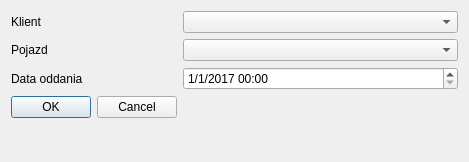
<?xml version="1.0" encoding="UTF-8"?>
<ui version="4.0">
 <class>NewRent</class>
 <widget class="QDialog" name="NewRent">
  <property name="geometry">
   <rect>
    <x>0</x>
    <y>0</y>
    <width>469</width>
    <height>162</height>
   </rect>
  </property>
  <property name="windowTitle">
   <string>Dodaj wypożyczenie</string>
  </property>
  <layout class="QFormLayout" name="formLayout">
   <item row="4" column="0">
    <widget class="QDialogButtonBox" name="buttonBox">
     <property name="orientation">
      <enum>Qt::Horizontal</enum>
     </property>
     <property name="standardButtons">
      <set>QDialogButtonBox::Cancel|QDialogButtonBox::Ok</set>
     </property>
    </widget>
   </item>
   <item row="1" column="0">
    <widget class="QLabel" name="label">
     <property name="text">
      <string>Klient</string>
     </property>
    </widget>
   </item>
   <item row="1" column="1">
    <widget class="QComboBox" name="clients"/>
   </item>
   <item row="2" column="0">
    <widget class="QLabel" name="label_2">
     <property name="text">
      <string>Pojazd</string>
     </property>
    </widget>
   </item>
   <item row="2" column="1">
    <widget class="QComboBox" name="availableVehicles"/>
   </item>
   <item row="3" column="0">
    <widget class="QLabel" name="label_3">
     <property name="text">
      <string>Data oddania</string>
     </property>
    </widget>
   </item>
   <item row="3" column="1">
    <widget class="QDateTimeEdit" name="dateTimeEdit">
     <property name="date">
      <date>
       <year>2017</year>
       <month>1</month>
       <day>1</day>
      </date>
     </property>
     <property name="displayFormat">
      <string>M/d/yyyy hh:mm</string>
     </property>
    </widget>
   </item>
  </layout>
 </widget>
 <resources/>
 <connections>
  <connection>
   <sender>buttonBox</sender>
   <signal>accepted()</signal>
   <receiver>NewRent</receiver>
   <slot>accept()</slot>
   <hints>
    <hint type="sourcelabel">
     <x>248</x>
     <y>254</y>
    </hint>
    <hint type="destinationlabel">
     <x>157</x>
     <y>274</y>
    </hint>
   </hints>
  </connection>
  <connection>
   <sender>buttonBox</sender>
   <signal>rejected()</signal>
   <receiver>NewRent</receiver>
   <slot>reject()</slot>
   <hints>
    <hint type="sourcelabel">
     <x>316</x>
     <y>260</y>
    </hint>
    <hint type="destinationlabel">
     <x>286</x>
     <y>274</y>
    </hint>
   </hints>
  </connection>
 </connections>
</ui>
